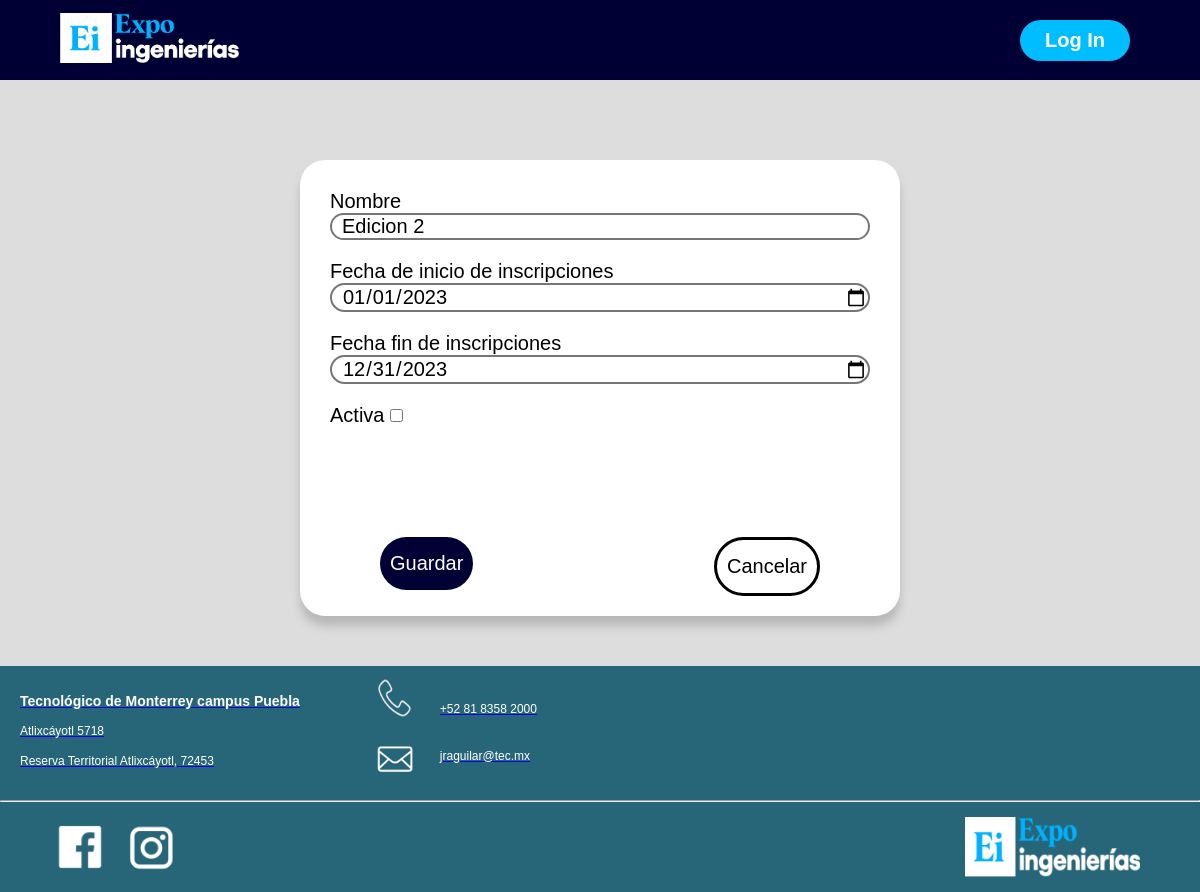
/edicion_de_expo_editar.php?id_edicion=2, run on the app's committed database.
### tables this page shows
CREATE TABLE r_ediciones(
	id_edicion INT NOT NULL AUTO_INCREMENT PRIMARY KEY,
	nombre VARCHAR(30),
	fecha_inicio DATE,
	fecha_final DATE, 
   activa TINYINT(1)
);

### edicion_de_expo_editar.php (the view, shortened to what this page needs)
<?php
	$id_edicion = null;
	if ( !empty($_GET['id_edicion'])) {
		$id_edicion = $_REQUEST['id_edicion'];
	}
	if ( !empty($_POST)) {
		$nombre   = $_POST['input-nombre'];
		$fecha_inicio = $_POST['fecha_inicio'];
		$fecha_final = $_POST['fecha_final'];
		$activa = isset($_POST['activa']);
		$valid = true;
		if (empty($nombre)) {
			$submError = 'Introduce un nombre válido.';
			$valid = false;
		}
		if (empty($fecha_inicio)) {
			$marcError = 'Introduce una fecha de inicio.';
			$valid = false;
		}
    if (empty($fecha_final)) {
			$marcError = 'Introduce una fecha de cierre.';
			$valid = false;
		}
		if ($valid) {
			$pdo = Database::connect();
			$pdo->setAttribute(PDO::ATTR_ERRMODE, PDO::ERRMODE_EXCEPTION);
			$sql = "UPDATE r_ediciones
                  SET nombre = ?,  fecha_inicio = ?, fecha_final = ?, activa = ?
                  WHERE id_edicion = ?";
			$q = $pdo->prepare($sql);
			$q->execute(array($nombre, $fecha_inicio, $fecha_final, $activa , $id_edicion, ));
			Database::disconnect();
		}
   }
   else{
      $pdo = Database::connect();
      $pdo->setAttribute(PDO::ATTR_ERRMODE, PDO::ERRMODE_EXCEPTION);
      $sql = 'SELECT * FROM r_ediciones WHERE id_edicion = ?';
      $q = $pdo->prepare($sql);
      $q->execute(array($id_edicion));
      $row = $q->fetch(PDO::FETCH_ASSOC);
      $nombre = $row['nombre'];
      $fecha_inicio = $row['fecha_inicio'];
      $fecha_final   = $row['fecha_final'];
   }
?>
<!DOCTYPE html>
<html lang="en">
  <head>
    <link rel="stylesheet" href="CSS/style.css" />
  </head>
  <body>
    <header class="header">
      <div class="logo">
        <a href="informativa_presentacion.html">
          <img src="IMG/logo-expo.png" alt="Logo de la pagina" />
        </a>
      </div>
      <a href="#" class="btn"><button>Log In</button></a>
    </header>
    <div id="forms-editar-edicion-expo" class="container">
      <form action="edicion_de_expo_editar.php?id_edicion=<?php echo $id_edicion?>" method=POST>
        <div id="nombre">
          <label for="input-nombre">Nombre</label>
          <input
            type="text"
            id="input-nombre"
            name="input-nombre"
            placeholder="Escribe el nombre de la edición..."
            value="<?php echo !empty($nombre)?$nombre:''?>"
          />
        </div>
        <div id="fecha-inicio">
          <label for="fecha_inicio"
            >Fecha de inicio de inscripciones</label
          >
          <input
            type="date"
            id="fecha_inicio"
            name="fecha_inicio"
            value="<?php echo !empty($fecha_inicio)?$fecha_inicio:'';?>"
          />
        </div>
        <div id="fecha-fin">
          <label for="fecha_final">Fecha fin de inscripciones</label>
          <input
            type="date"
            id="fecha_final"
            name="fecha_final"
            value="<?php echo !empty($fecha_final)?$fecha_final:'';?>"
          />
        </div>
        <div id="estatus-div">
          <label for="activa">Activa</label>
          <?php
            $pdo = Database::connect();
              $sql = 'SELECT * FROM r_ediciones WHERE id_edicion = ?';
              $q = $pdo->prepare($sql);
              $q->execute(array($id_edicion));
              $edicion = $q->fetch(PDO::FETCH_ASSOC);
              if($edicion['activa'] == 1){
                echo '<input type="checkbox" id="activa" name="activa"  checked />';
              }else{
                echo '<input type="checkbox" id="activa" name="activa" />';
              }
          ?>
        </div>
        <div id="opciones">
          <div id="guardar">
            <a href="edicion_de_expo_editar.php">
            <button class="btn" type="submit">Guardar</button>
          </div>
          <div id="cancelar">
            <a href="edicion_de_expo_vista.php">
            <button type="button" class="btn"  id="btn-cancelar">Cancelar</button>
          </div>
        </div>
      </form>
    </div>
    <footer>
      <div id="footer-seccion-superior">
        <div class="seccion-superior">
          <h3>Tecnológico de Monterrey campus Puebla</h3>
          <h4>Atlixcáyotl 5718</h4>
          <h4>Reserva Territorial Atlixcáyotl, 72453</h4>
        </div>
        <div id="seccion-iconos">
          <img id="telefono" src="IMG/telefono_icon.png" alt="" />
          <img src="../img/email_icon.png" alt="" />
        </div>
        <div id="info-contacto" class="seccion-superior">
          <h4>+52 81 8358 2000</h4>
          <h4>jraguilar@tec.mx</h4>
        </div>
      </div>
      <hr />
      <div id="footer-seccion-inferior">
        <div id="redes-sociales">
          <img
            id="facebook_icon"
            src="../img/facebook_icon.png"
            alt=""
            onclick="redireccionFacebook()"
          />
          <img
            id="insta-icon"
            src="../img/insta_icon.png"
            alt=""
            onclick="redireccionIG()"
          />
        </div>
        <div id="logo-footer">
          <img src="../img/expo_logo.png" alt="" onclick="redireccionLogo()" />
        </div>
      </div>
    </footer>
  </body>
</html>

### CSS/style.css (style rules this page uses)
:root { --background: #f5f5f5; --main: #112d4e; --wordaccent1: #3f72af; --wordaccentbg1: #dbe2ef; --wordaccent2: #1687a7; --backgroundR: #dddddd; --mainR: #000035; --wordaccent1R: #00bdff; --wordaccentbg1R: white; --wordaccent2R: #00a2dd; }
* { box-sizing: border-box; margin: 0; padding: 0; font-family: "Gellix", sans-serif; font-size: 20px; }
body { background-color: var(--backgroundR); }
.header { background-color: var(--mainR); display: flex; justify-content: space-between; align-items: center; height: 80px; padding: 5px 5%; font-family: "Oswald", sans-serif; font-size: 40px; }
.header .logo { cursor: pointer; }
.header .logo img { height: 50px; width: auto; transition: all 0.3s; }
.header .btn button { font-weight: 700; color: var(--wordaccentbg1R); padding: 9px 25px; background: var(--wordaccent1R); border: none; border-radius: 50px; cursor: pointer; transition: all 0.3s ease 0s; }
.container { display: grid; background: #ffffff; margin-top: 20px; margin-left: 5%; margin-right: 5%; margin-bottom: 20px; border-radius: 25px; padding: 20px; box-shadow: 0px 10px 10px #b8b8b8; }
.btn { color: var(--wordaccentbg1R); padding: 6px 10px; background: var(--mainR); border: none; border-radius: 30px; cursor: pointer; transition: all 0.3s ease 0s; text-decoration: none; }
input { border-radius: 50px; border-style: solid; padding-left: 10px; }
#forms-editar-edicion-expo { width: 50%; margin: 0 auto; margin-top: 80px; margin-bottom: 50px; }
#nombre { display: grid; padding: 10px; }
#fecha-inicio { display: grid; padding: 10px; }
#fecha-fin { display: grid; padding: 10px; }
#estatus-div { padding: 10px; }
#opciones { display: flex; padding-top: 100px; width: 100%; }
#opciones button { padding: 15px 10px; }
#btn-cancelar { background-color: white; color: black; border: solid black; }
#guardar { width: 50%; padding-left: 3em; }
#cancelar { width: 50%; text-align: right; padding-right: 3em; }
footer { background-color: #276678; color: #ffffff; }
#footer-seccion-superior { display: flex; }
.seccion-superior { padding: 20px; line-height: 30px; }
.seccion-superior h3 { font-weight: bold; font-size: 14px; }
.seccion-superior h4 { font-weight: 400; font-size: 12px; }
#seccion-iconos { display: grid; padding-top: 12px; margin-left: 50px; }
#seccion-iconos img { width: 50px; }
#seccion-iconos #telefono { width: 35px; height: 40px; margin-left: 7px; }
#info-contacto { line-height: 47px; }
#footer-seccion-inferior { display: flex; text-align: center; justify-items: center; }
#logo-footer { justify-content: right; }
#redes-sociales { width: 20%; display: flex; justify-content: center; align-items: center; }
#redes-sociales img { width: 60px; }
#redes-sociales #insta-icon { width: 81px; padding-bottom: 5px; }
#facebook_icon { cursor: pointer; }
#insta-icon { cursor: pointer; }
#logo-footer { width: 75%; text-align: right; padding-top: 15px; }
#logo-footer img { width: 175px; height: 60px; cursor: pointer; }

### data on the page
r_ediciones: input-nombre "Edicion 2", fecha_inicio "01/01/2023", fecha_final "12/31/2023"
